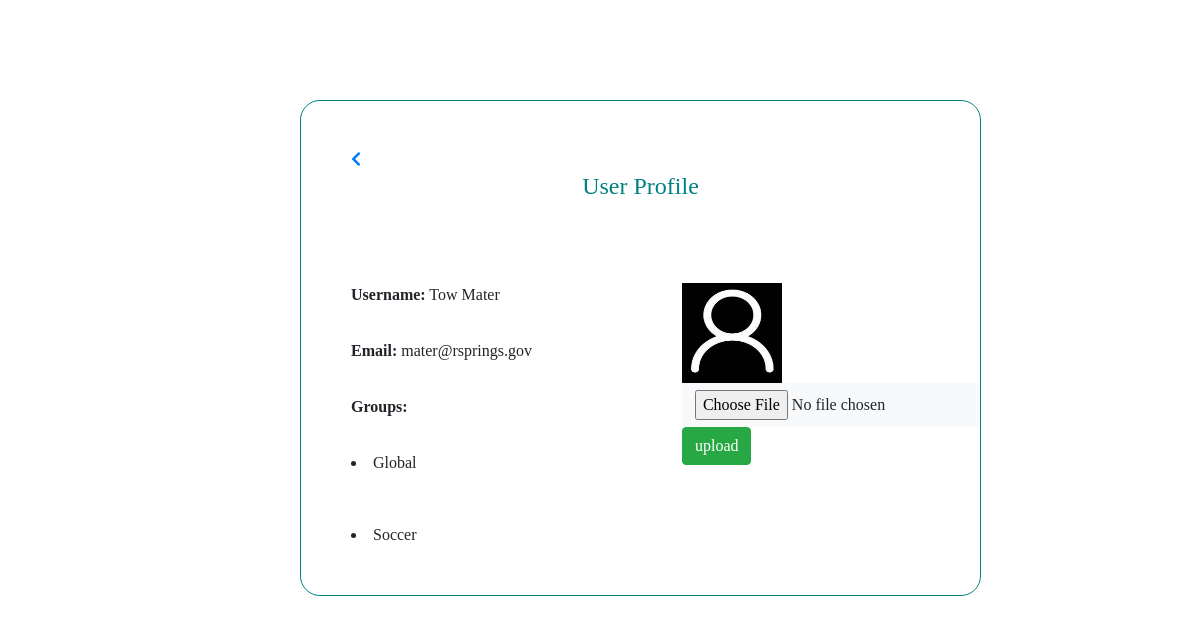
Before: /userprofile.php (signed in) with the older database file.
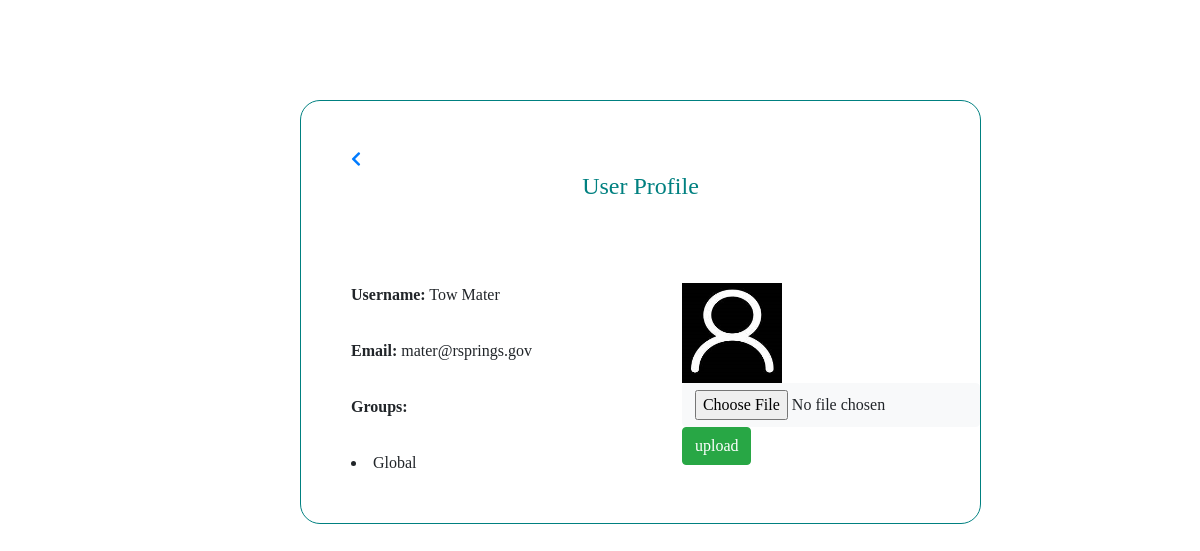
After: the same page with the newer database file.
### tables this page shows
CREATE TABLE `users` (
  `user_id` int(30) NOT NULL,
  `user_name` varchar(30) NOT NULL,
  `email_id` varchar(30) NOT NULL,
  `password` varchar(30) NOT NULL,
  `user_image` text NOT NULL,
  `posts` text,
  `comments` text NOT NULL
);

CREATE TABLE `groups` (
  `group_id` int(11) NOT NULL,
  `group_name` text NOT NULL,
  `owner_id` int(11) NOT NULL,
  `privacy` text NOT NULL
);

### userprofile.php (the view, shortened to what this page needs)
<!DOCTYPE html>
<html>
<head>
<link rel ="stylesheet" a href="css\uprofile.css">
<link rel="stylesheet" href="https://use.fontawesome.com/releases/v5.0.13/css/all.css"
>
<link rel="stylesheet" href="https://stackpath.bootstrapcdn.com/bootstrap/4.1.1/css/bootstrap.min.css"
>
</head>
<body>
<div>
<?php
    global $dbc;
    $mail = $_SESSION['email_id'];
      $user="SELECT user_name,user_id,user_image FROM `users` WHERE email_id = '$mail' ";
       $r_user= mysqli_query($dbc,$user);
       $row_user=mysqli_fetch_array($r_user);
       $user_name = $row_user['user_name'];
       $user_id = $row_user['user_id'];
       if($row_user['user_image']==""){
                $dp="";
                $dp=$dp."default.jpg";
              }
              else{
              	$dp =$row_user['user_image'];
              }
       $g_name = "SELECT groups.group_name FROM `groups` INNER JOIN `user_groups` where user_groups.user_id='$user_id' AND groups.group_id=user_groups.group_id AND groups.privacy='public'";
       $gn_result= mysqli_query($dbc,$g_name);
       $profile='';
       $profile=$profile."<div class='profilepage'>";
       $profile=$profile."<a style='margin-top:50px;margin-left:50px;' href=home.php <i class='fas fa-chevron-left' ></i></a>";
       $profile=$profile."<H4 style='text-align:center; color:teal; margin-top:0px;'>User Profile</H4><br>";
       $profile=$profile."<div id='aligns'>";
       $profile=$profile."<label>Username:</label>";
       $profile=$profile." $user_name<br><br>";
       $profile=$profile."<label>Email:</label>";
       $profile=$profile." $mail<br><br>";
       $profile=$profile."<label>Groups:</label><br><br>";
       while( $rowg= mysqli_fetch_array($gn_result)){
           $group_name=$rowg['group_name'];
       $profile=$profile."<li>$group_name</li><br><br>";
       }
       $profile=$profile."</div>";
       $profile=$profile."<div id='imgg'style='float:right';>";
       $profile=$profile."<img width='100' height='100' src ='img/$dp'>";
       $profile=$profile."<form method='POST' enctype='multipart/form-data'>";
       $profile=$profile."<input type='file' class='btn btn-light'name='img' value='choose'/><br>";
       $profile=$profile."<input type='submit' name='submit' class='btn btn-success' value='upload'/>";
       $profile=$profile."</form>";
       $profile=$profile."</div>";
       $profile=$profile."</div>";
       echo $profile;
?>
</body>
</html>

### css/uprofile.css (style rules this page uses)
.profilepage { border:1px solid teal; margin-left: 300px; margin-top: 100px; margin-right: 200px; margin-bottom: 300px; border-radius: 20px; position: fixed; font-family: Verdana; }
#aligns { margin-left: 50px; margin-top: 50px; float: left; }
label { font-weight: bold; }
#imgg { margin-left: 150px; margin-top: 50px; }

Changed rows visible on the page:
removed groups: group_name "Soccer"
